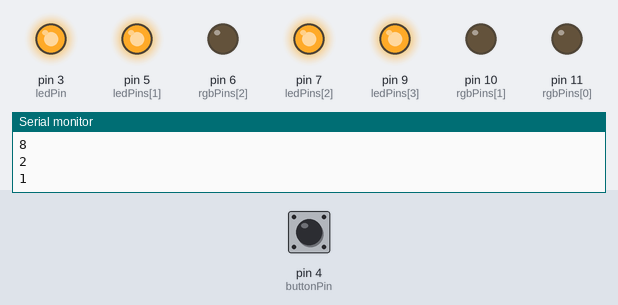
Recording of a sketch running on a simulated Arduino Uno, built with avr-gcc and run on an emulated ATmega328P. On the bench: output pins drawn as LEDs (lit = HIGH), the last lines printed to the serial monitor. Inputs (shaded band) come from the test bench; at power-on: pin 4 (buttonPin) HIGH. Random numbers use the default seed unless the sketch sets one.

Above: at 1.2 s.
1.3 s: pin 4 (buttonPin) pulled LOW for 0.15 s
At 2.8 s:
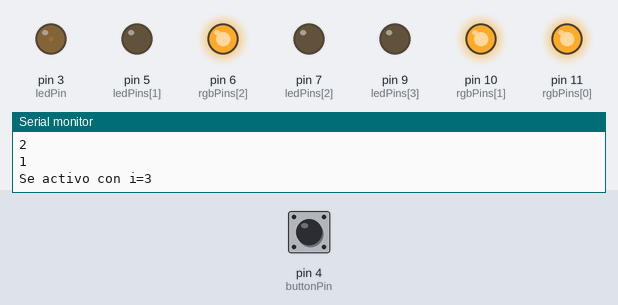
4.4 s: pin 4 (buttonPin) pulled LOW for 1 s
6.9 s: pin 4 (buttonPin) pulled LOW for 0.15 s
At 7.8 s:
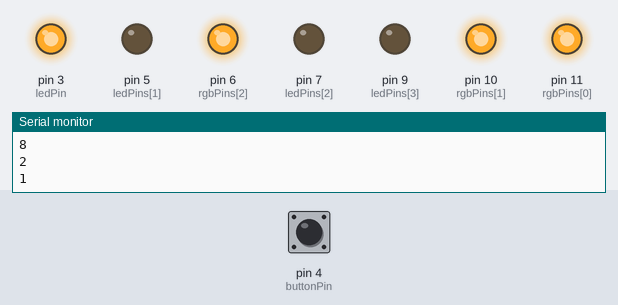
10.0 s: pin 4 (buttonPin) pulled LOW for 3.2 s
At 14.5 s:
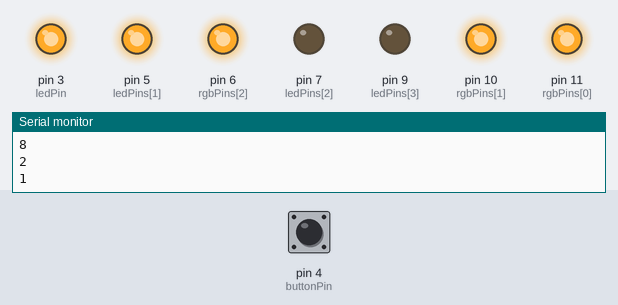
16.2 s: pin 4 (buttonPin) pulled LOW for 0.15 s
At 16.39 s:
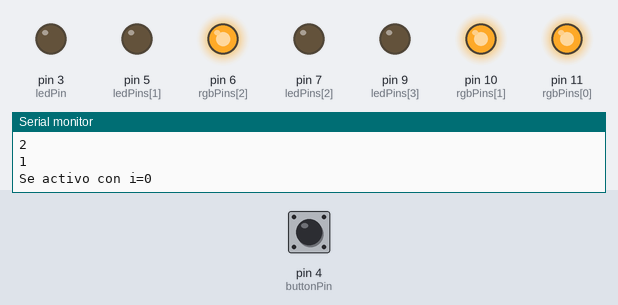
19.2 s: pin 4 (buttonPin) pulled LOW for 1 s
Timing chart, 0 to 22.2 s (numbered marks = the images above; inputs shaded):
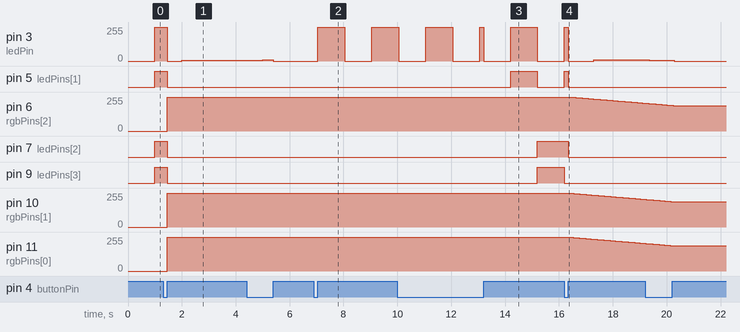

Measured:
- after the input at 1.3 s, pin 6 (rgbPins[2]), pin 10 (rgbPins[1]), pin 11 (rgbPins[0]): 0/255 → 255/255 after 0.15 s
- after the input at 6.9 s, pin 3 (ledPin): 0/255 → 255/255 after 0.15 s, → 0/255 1.0 s later, → 255/255 1.0 s later
- after the input at 10.0 s, pin 5 (ledPins[1]): LOW → HIGH after 4.2 s, → LOW 1.0 s later; pin 7 (ledPins[2]), pin 9 (ledPins[3]): LOW → HIGH after 5.2 s
- after the input at 16.2 s, pin 6 (rgbPins[2]): moves from 255/255 to 209/255 over 2.7 s, starting after 0.24 s; pin 10 (rgbPins[1]): moves from 255/255 to 207/255 over 2.8 s, starting after 0.18 s; pin 11 (rgbPins[0]): moves from 255/255 to 207/255 over 2.8 s, starting after 0.16 s

The sketch:

TP2_V3_Programaci_n.ino
```cpp
// Pines de los leds
const byte ledPin = 3;

const int ledPins[] = {3, 5, 7, 9};
const byte numLeds = sizeof(ledPins) / 2;

const byte rgbPins[] = {11, 10, 6};
const byte RGB = sizeof(rgbPins) / 2;
// Pin del botón
const int buttonPin = 4;

// Variable para almacenar el estado anterior del botón
int previousButtonState = LOW;

// Variable para almacenar los pulsos
int pulseCount = 0;

// Variables para controlar los estados del led
bool ledState = false;
unsigned long tiempoAnteriror = 0;
unsigned long interval = 1000; // Define el tiempo de espera

bool ledStates[] = {false, false, false, false};
unsigned long tiempoAnt[] = {0, 0, 0, 0};
unsigned long tiempoDes[] = {5, 10, 15};

 byte ledBr[] = {255, 255, 255};
// Variable para almacenar el led actual a modificar (Punto2)
int ledActual = 0;


void setup() {
  pinMode(ledPin, OUTPUT);
  pinMode(buttonPin, INPUT_PULLUP); // Configurar el pin del botón como entrada con resistencia pull-up interna
  Serial.begin(9600); // Iniciar la comunicación serial para mostrar los resultados en el Monitor Serie
  for (int i = 0; i < numLeds; i++) {
    pinMode(ledPins[i], OUTPUT);
  }
}

void loop() {

  // Leer el estado del botón
  int buttonState = digitalRead(buttonPin);

  // Contador de pulsos
  if (buttonState == HIGH && previousButtonState == LOW) {
    pulseCount++; // Incrementar el contador de pulsos
    Serial.print("Pulsos: ");
    Serial.println(pulseCount); // Debug del contador de pulsos
    Serial.println(sizeof(ledPins));
    Serial.println(sizeof(ledPins[0]));
    Serial.println(RGB);
     for (int i = 0; i < numLeds; i++) {
    digitalWrite(ledPins[i], LOW);
    }
  }

  // Actualizar el estado anterior del botón
  previousButtonState = buttonState;
  // Reiniciar el contador
   if(pulseCount > 3){
     pulseCount = 0;
  }
  // Ejecutar las distintas funciones correspondientes a las pulsaciones realizadas
  if(pulseCount == 0){
  punto1();
  }

  else if(pulseCount == 1){
  punto2();
  }

  else if(pulseCount == 2){
  punto3();
  }
 /* else if(pulseCount == 2){
  punto4();
  }*/
}
void punto1(){
// Obtener el tiempo actual
  unsigned long tiempoActual = millis();

  // Comprobar que el paso del tiempo es mayor al del intervalo
  if (tiempoActual - tiempoAnteriror >= interval) {
    //Actualizar  la variable de tiempo de referencia
    tiempoAnteriror = tiempoActual;

   // Establecer el estado del led como el opuesto al estado actual
    ledState = !ledState;
    digitalWrite(ledPin, ledState);
  }
}

void punto2() {
  // Obtener el tiempo actual
  unsigned long tiempoActual = millis();

  // Temporizador
  if (tiempoActual - tiempoAnt[ledActual] >= interval) {
    tiempoAnt[ledActual] = tiempoActual;

    // Invertir el estado del led actual
    ledStates[ledActual] = !ledStates[ledActual];
    digitalWrite(ledPins[ledActual], ledStates[ledActual]);

    // Seleccionar un LED aleatorio
    int previousLedIndex = ledActual;
    while (ledActual == previousLedIndex) {
      ledActual = random(0, numLeds);
    }
  }
}
 void punto3() {
    unsigned long tiempoActual = millis();
     for (int i = 0; i < numLeds; i++){
        if (tiempoActual - tiempoAnt[i] >= tiempoDes[i]){
            tiempoAnt[i] = tiempoActual;
            analogWrite(rgbPins[i], ledBr[i]);
          if(ledBr[i] > 0 && ledState == true){
          ledBr[i] -= 1;
            Serial.print("Se activo con i=");
            Serial.println(i);
           /* if (i == 3 && ledBr[i] <= 0 ){
            ledState = false;
           } */
          }
          if(i == 0 && ledBr[i] <= 0){
              ledState = false;
          }
          if(ledBr[i] < 255 && ledState == false){
          ledBr[i] += 1;
            Serial.print("Se activo con i=");
            Serial.println(i);
           /* if (i == 3 && ledBr[i] <= 0 ){
            ledState = false;
           } */
          }
           if (ledState == false && i == 0 && ledBr[i] == 0){
                ledState = true;
            }
          /* else if( i == 2 &&  ledBr[i] == 0 && ledState == false)
            Serial.println(ledBr[i]); */
        }
    }

 }
/* void punto4(){
  unsigned long tiempoActual = millis();
} */
```
